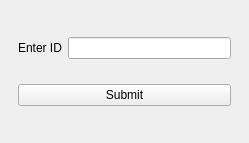
<?xml version="1.0" encoding="UTF-8"?>
<ui version="4.0">
 <class>MainWindow</class>
 <widget class="QMainWindow" name="MainWindow">
  <property name="geometry">
   <rect>
    <x>0</x>
    <y>0</y>
    <width>249</width>
    <height>143</height>
   </rect>
  </property>
  <property name="windowTitle">
   <string>MainWindow</string>
  </property>
  <widget class="QWidget" name="centralwidget">
   <layout class="QGridLayout" name="gridLayout">
    <item row="0" column="0">
     <widget class="QStackedWidget" name="stackedWidget">
      <property name="currentIndex">
       <number>0</number>
      </property>
      <widget class="QWidget" name="page">
       <layout class="QGridLayout" name="gridLayout_3">
        <item row="0" column="0">
         <widget class="QLabel" name="label">
          <property name="text">
           <string>Enter ID</string>
          </property>
         </widget>
        </item>
        <item row="0" column="1">
         <widget class="QLineEdit" name="lineEdit"/>
        </item>
        <item row="1" column="0" colspan="2">
         <widget class="QPushButton" name="pushButton">
          <property name="text">
           <string>Submit</string>
          </property>
         </widget>
        </item>
       </layout>
      </widget>
      <widget class="QWidget" name="page_3">
       <layout class="QGridLayout" name="gridLayout_2">
        <item row="0" column="0" alignment="Qt::AlignHCenter">
         <widget class="QLabel" name="label_2">
          <property name="text">
           <string>Security Question</string>
          </property>
         </widget>
        </item>
        <item row="1" column="0">
         <widget class="QLineEdit" name="lineEdit_2">
          <property name="text">
           <string/>
          </property>
          <property name="placeholderText">
           <string>Answer</string>
          </property>
         </widget>
        </item>
        <item row="2" column="0">
         <widget class="QPushButton" name="pushButton_2">
          <property name="text">
           <string>Submit</string>
          </property>
         </widget>
        </item>
       </layout>
      </widget>
     </widget>
    </item>
   </layout>
  </widget>
  <widget class="QMenuBar" name="menubar">
   <property name="geometry">
    <rect>
     <x>0</x>
     <y>0</y>
     <width>249</width>
     <height>21</height>
    </rect>
   </property>
  </widget>
 </widget>
 <resources/>
 <connections/>
</ui>
